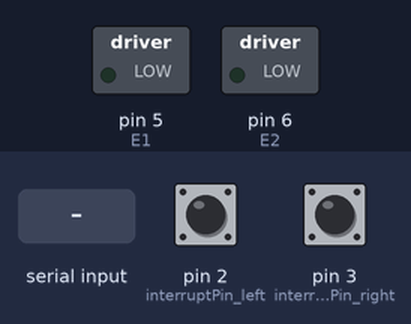
This sketch was run on a simulated Arduino Mega 2560, built with avr-gcc and run on an emulated ATmega2560. Parts: switched loads named in the sketch (green lamp = pin HIGH). Inputs (shaded band) come from the test bench; at power-on: pin 2 (interruptPin_left) HIGH, pin 3 (interruptPin_right) HIGH. The ROS host is connected and sends only what is stated.

Above: at 1.2 s.
1.3 s: "d" received over the second serial link
At 2.5 s:
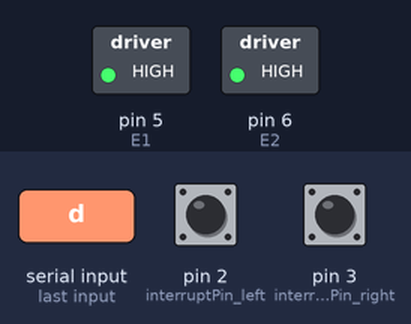
2.8 s: "w90\n" received over the second serial link
At 3.2 s:
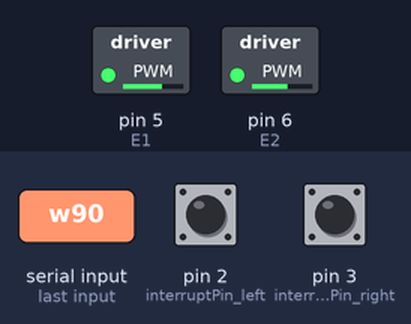
4.3 s: "a90\n" received over the second serial link
At 5.2 s:
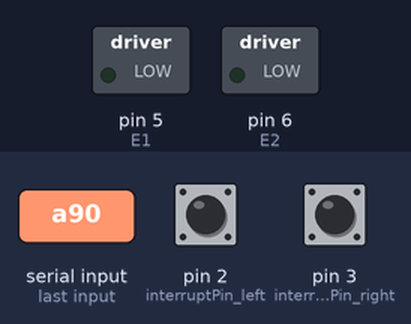
5.9 s: "s90\n" received over the second serial link
At 6.5 s:
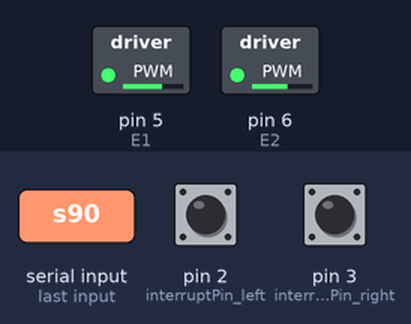
7.4 s: "x" received over the second serial link
At 8.7 s:
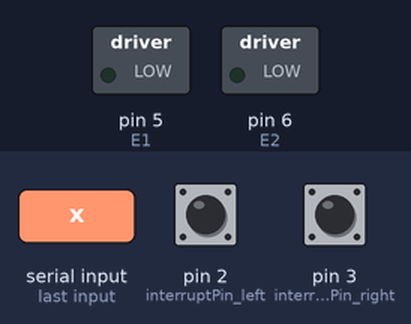
Timing chart, 0 to 9.9 s (numbered marks = the images above; inputs shaded):
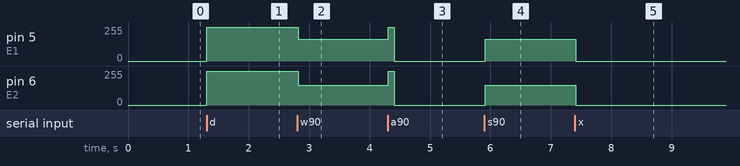

The sketch:

vehicle_node.ino
```cpp
// (licence header left out)
#include <ros.h>
#include <ros/time.h>
#include <tf/tf.h>
#include <tf/transform_broadcaster.h>

#define DIST_PER_TICK ((PI * 0.065) / 384.0)
#define DIST_BETWEEN_WHEELS 0.146

// ROS parameters
ros::NodeHandle  nh;
geometry_msgs::TransformStamped t;
tf::TransformBroadcaster broadcaster;

// ROS topics
char base_link[] = "/base_link";
char odom[] = "/odom";

// Initial position
double x      = 0.0;
double y      = 0.0;
double theta  = 0.0;

// Vehicle status
String cmd = "";
char car_direction = 'x';
int car_speed = 0;
int car_distance = 0;
int car_degree = 0;
int is_moving = 0;
int is_turning = 0;

// Motor pins
int E1 = 5;   // Right wheel power
int M1 = 4;   // Right wheel direction
int E2 = 6;   // Left wheel power
int M2 = 7;   // Left wheel direction

// Interrupt pins
const byte interruptPin_left = 2;
const byte interruptPin_right = 3;

// Wheel encoder information
volatile int state_left = 0;    // Ticks of every movement
volatile int state_right = 0;
volatile long left_ticks = 0;   // Total ticks
volatile long right_ticks = 0;
long prev_left_ticks = 0;       // Total ticks of last time
long prev_right_ticks = 0;

// Speed of master motor and slave motor
int master_speed = 0;
int slave_speed = master_speed;

/**
 * Utilities
 */

/**
 * Monitor the changes on
 * left encoder
 */
void changeLeft();

/**
 * Monitor the changes on
 * right encoder
 */
void changeRight();

/**
 * Parse the command received
 * from the UART port (from
 * Raspberry Pi Node)
 */
void parseCommand();

/**
 * Write the speed parameter (
 * range from 0 to 9) to the
 * motors
 */
void writeSpeed(int car_speed);

/**
 * Write the direction information
 * to the motors
 */
void writeDirection(int car_direction, int car_speed);

/**
 * Check whether the vehicle
 * runs a specified distance
 */
void checkDistance();

/**
 * Check whether the status
 * of the vehicle is cleared
 */
void checkClearance();

/**
 * Clear the status of the
 * vehicle
 */
void clearStatus();

/**
 * Compute odometry data
 * (need to be modified according
 * to different vehicles)
 */
void computeOdom(long delta_left_ticks, long delta_right_ticks, double &dx, double &dtheta);

void setup() {
  // Setup ROS
  nh.initNode();
  broadcaster.init(nh);
  // Initialize both serial ports:
  Serial3.begin(9600);
  // Setup ISR pins
  pinMode(interruptPin_left, INPUT_PULLUP);
  pinMode(interruptPin_right, INPUT_PULLUP);
  attachInterrupt(digitalPinToInterrupt(interruptPin_left), changeLeft, CHANGE);
  attachInterrupt(digitalPinToInterrupt(interruptPin_right), changeRight, CHANGE);
}

void loop() {
  double dtheta = 0.0;
  double dx = 0.0;
  int now_left_ticks;
  int now_right_ticks;

  while (Serial3.available() > 0) {
    cmd += char(Serial3.read());
    delay(2);
  }

  if (cmd.length() > 0) {
    // Get direction and speed from command
    parseCommand();
    // Clear the command buffer
    cmd = "";
    // Write direction and speed into motors
    writeDirection(car_direction, car_speed);
  }

  // Check distance
  checkDistance();
  // Check if clearance is finished, otherwise clear again
  checkClearance();

  // Calculate odometry data
  now_left_ticks = left_ticks;
  now_right_ticks = right_ticks;
  computeOdom((now_left_ticks - prev_left_ticks), (now_right_ticks - prev_right_ticks), dx, dtheta);
  prev_left_ticks = now_left_ticks;
  prev_right_ticks = now_right_ticks;
  x += cos(theta) * dx;
  y += sin(theta) * dx;
  theta += dtheta;
  while (theta > 3.14)
    theta -= 3.14;

  // tf odom->base_link
  t.header.frame_id = odom;
  t.child_frame_id = base_link;

  t.transform.translation.x = x;
  t.transform.translation.y = y;

  t.transform.rotation = tf::createQuaternionFromYaw(theta);
  t.header.stamp = nh.now();

  broadcaster.sendTransform(t);
  nh.spinOnce();

  delay(10);
}

void changeLeft() {
  state_left++;
  left_ticks++;
}

void changeRight() {
  state_right++;
  right_ticks++;
}

void parseCommand() {
  int i, j;
  int dist_digit, temp = 1;

  car_direction = cmd[0];
  if (cmd.length() <= 0) {
    return;
  } else if (cmd.length() == 1) {
    switch (car_direction) {
      case 'w':
      case 's':
        car_speed = 2;
        car_distance = 20;
        break;
      case 'q':
      case 'e':
        car_distance = 30;
        break;
      case 'a':
      case 'd':
        car_degree = 10;
        break;
      default:
        car_speed = 2;
        car_distance = 30;
        break;
    }
  } else if ((car_direction == 'w' || car_direction == 's') && cmd.length() == 3) {
    car_speed = int(cmd[2] - 48);
    car_distance = 20;
  } else {
    switch (car_direction) {
      case 'w':
      case 's':
        dist_digit = cmd.length() - 4;
        car_speed = int(cmd[2] - 48);
        for (i = 4; cmd[i] != '\0'; i++) {
          cmd[i] -= 48;
          for (j = 0; j < dist_digit - 1; j++) {
            temp *= 10;
          }
          temp *= int(cmd[i]);
          car_distance += temp;
          temp = 1;
          dist_digit--;
        }
        break;
      case 'a':
      case 'd':
        dist_digit = cmd.length() - 2;
        for (i = 0; cmd[i] != '\0'; i++) {
          if (i >= 2) {
            cmd[i] -= 48;
            for (j = 0; j < dist_digit - 1; j++) {
              temp *= 10;
            }
            temp *= int(cmd[i]);
            car_degree += temp;
            temp = 1;
            dist_digit--;
          }
        }
        break;
      default:
        car_direction = 'x';
        car_degree = 0;
        car_speed = 0;
        car_distance = 0;
        break;
    }
  }
}

void writeSpeed(int car_speed) {
  switch (car_speed) {
    case 0:
      master_speed = 165;
      break;
    case 1:
      master_speed = 175;
      break;
    case 2:
      master_speed = 185;
      break;
    case 3:
      master_speed = 195;
      break;
    case 4:
      master_speed = 205;
      break;
    case 5:
      master_speed = 215;
      break;
    case 6:
      master_speed = 225;
      break;
    case 7:
      master_speed = 235;
      break;
    case 8:
      master_speed = 245;
      break;
    case 9:
      master_speed = 255;
      break;
    default:
      master_speed = 255;
      break;
  }
  if (car_speed <= 7) {
    slave_speed = master_speed - 15;
  } else {
    slave_speed = master_speed - 10;
  }

  //analogWrite(E2, master_speed);
  //analogWrite(E1, slave_speed);
  analogWrite(E1, master_speed);
  analogWrite(E2, slave_speed);
}

void writeDirection(int car_direction, int car_speed) {
  switch (car_direction) {
    case 'w':
      is_moving = 1;
      is_turning = 0;
      digitalWrite(M1, LOW);
      digitalWrite(M2, LOW);
      writeSpeed(car_speed);
      break;
    case 's':
      is_moving = 1;
      is_turning = 0;
      digitalWrite(M1, HIGH);
      digitalWrite(M2, HIGH);
      writeSpeed(car_speed);
      break;
    case 'q':
      is_moving = 1;
      is_turning = 0;
      digitalWrite(M1, LOW);
      digitalWrite(M2, LOW);
      analogWrite(E1, 235);
      analogWrite(E2, 205);
      break;
    case 'e':
      is_moving = 1;
      is_turning = 0;
      digitalWrite(M1, LOW);
      digitalWrite(M2, LOW);
      analogWrite(E1, 205);
      analogWrite(E2, 215);
      break;
    case 'a':
      is_turning = 1;
      is_moving = 0;
      digitalWrite(M1, LOW);
      digitalWrite(M2, HIGH);
      analogWrite(E1, 255);
      analogWrite(E2, 255);
      break;
    case 'd':
      is_turning = 1;
      is_moving = 0;
      digitalWrite(M1, HIGH);
      digitalWrite(M2, LOW);
      analogWrite(E1, 255);
      analogWrite(E2, 255);
      break;
    case 'x':
      is_moving = 0;
      is_turning = 0;
      digitalWrite(M1, LOW);
      digitalWrite(M2, LOW);
      analogWrite(E1, 0);
      analogWrite(E2, 0);
      break;
    default:
      is_moving = 0;
      is_turning = 0;
      digitalWrite(M1, LOW);
      digitalWrite(M2, LOW);
      analogWrite(E1, 0);
      analogWrite(E2, 0);
      break;
  }
}

void clearStatus() {
  car_direction = 0;
  car_speed = 0;
  car_distance = 0;
  car_degree = 0;
  state_left = 0;
  state_right = 0;
  is_moving = 0;
  is_turning = 0;
  master_speed = 0;
  slave_speed = 0;
}

void computeOdom(long delta_left_ticks, long delta_right_ticks, double &dx, double &dtheta) {
  double left_dist = delta_left_ticks * DIST_PER_TICK;
  double right_dist = delta_right_ticks * DIST_PER_TICK;
  dtheta = fabs(left_dist - right_dist) / DIST_BETWEEN_WHEELS;
  dx = (left_dist + right_dist) / 2.0;
}

void checkDistance() {
  if (is_moving == 1 && ((state_left / 384.0) * 20.7 > car_distance || (state_right / 384.0) * 20.7 > car_distance)) {
    analogWrite(E1, 0);
    analogWrite(E2, 0);
    clearStatus();
  } else {
    if (is_turning == 1 && ((state_left / 384.0) * 180.0 > car_degree || (state_right / 384.0) * 180.0 > car_degree)) {
      delay(100);
      analogWrite(E1, 0);
      analogWrite(E2, 0);
      clearStatus();
    }
  }
}

void checkClearance() {
  if (is_moving == 0 && is_turning == 0) {
    if (state_left != 0 || state_right != 0) {
      clearStatus();
    }
  }
}
```

Measured:
- after the input at 1.3 s, pin 5 (E1), pin 6 (E2): 0/255 → 255/255 at once
- after the input at 2.8 s, pin 5 (E1): 255/255 → 165/255 at once; pin 6 (E2): 255/255 → 150/255 at once
- after the input at 4.3 s, pin 5 (E1): 165/255 → 255/255 at once, → 0/255 0.10 s later; pin 6 (E2): 150/255 → 255/255 at once, → 0/255 0.10 s later
- after the input at 5.9 s, pin 5 (E1): 0/255 → 165/255 at once; pin 6 (E2): 0/255 → 150/255 at once
- after the input at 7.4 s, pin 5 (E1): 165/255 → 0/255 at once; pin 6 (E2): 150/255 → 0/255 at once
